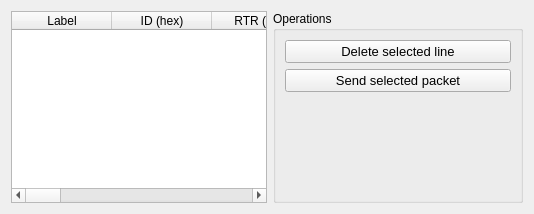
        <widget class="QWidget" name="tab_3">
         <attribute name="title">
          <string>Decoded messages</string>
         </attribute>
         <layout class="QHBoxLayout" name="horizontalLayout_13">
          <item>
           <layout class="QHBoxLayout" name="horizontalLayout_12">
            <item>
             <widget class="QTableWidget" name="decodedMessagesTableWidget">
              <property name="sizePolicy">
               <sizepolicy hsizetype="Expanding" vsizetype="Expanding">
                <horstretch>0</horstretch>
                <verstretch>0</verstretch>
               </sizepolicy>
              </property>
              <property name="minimumSize">
               <size>
                <width>0</width>
                <height>0</height>
               </size>
              </property>
              <property name="autoScroll">
               <bool>true</bool>
              </property>
              <property name="editTriggers">
               <set>QAbstractItemView::DoubleClicked</set>
              </property>
              <property name="alternatingRowColors">
               <bool>true</bool>
              </property>
              <property name="selectionMode">
               <enum>QAbstractItemView::SingleSelection</enum>
              </property>
              <property name="selectionBehavior">
               <enum>QAbstractItemView::SelectRows</enum>
              </property>
              <property name="verticalScrollMode">
               <enum>QAbstractItemView::ScrollPerPixel</enum>
              </property>
              <property name="showGrid">
               <bool>true</bool>
              </property>
              <property name="gridStyle">
               <enum>Qt::DotLine</enum>
              </property>
              <property name="sortingEnabled">
               <bool>true</bool>
              </property>
              <attribute name="horizontalHeaderShowSortIndicator" stdset="0">
               <bool>true</bool>
              </attribute>
              <attribute name="verticalHeaderShowSortIndicator" stdset="0">
               <bool>true</bool>
              </attribute>
              <attribute name="verticalHeaderStretchLastSection">
               <bool>false</bool>
              </attribute>
              <column>
               <property name="text">
                <string>Label</string>
               </property>
               <property name="textAlignment">
                <set>AlignCenter</set>
               </property>
              </column>
              <column>
               <property name="text">
                <string>ID (hex)</string>
               </property>
               <property name="textAlignment">
                <set>AlignCenter</set>
               </property>
              </column>
              <column>
               <property name="text">
                <string>RTR (hex)</string>
               </property>
               <property name="textAlignment">
                <set>AlignCenter</set>
               </property>
              </column>
              <column>
               <property name="text">
                <string>IDE (hex)</string>
               </property>
               <property name="textAlignment">
                <set>AlignCenter</set>
               </property>
              </column>
              <column>
               <property name="text">
                <string>DLC (i)</string>
               </property>
               <property name="textAlignment">
                <set>AlignCenter</set>
               </property>
              </column>
              <column>
               <property name="text">
                <string>D0</string>
               </property>
               <property name="textAlignment">
                <set>AlignCenter</set>
               </property>
              </column>
              <column>
               <property name="text">
                <string>D1</string>
               </property>
               <property name="textAlignment">
                <set>AlignCenter</set>
               </property>
              </column>
              <column>
               <property name="text">
                <string>D2</string>
               </property>
               <property name="textAlignment">
                <set>AlignCenter</set>
               </property>
              </column>
              <column>
               <property name="text">
                <string>D3</string>
               </property>
               <property name="textAlignment">
                <set>AlignCenter</set>
               </property>
              </column>
              <column>
               <property name="text">
                <string>D4</string>
               </property>
               <property name="textAlignment">
                <set>AlignCenter</set>
               </property>
              </column>
              <column>
               <property name="text">
                <string>D5</string>
               </property>
               <property name="textAlignment">
                <set>AlignCenter</set>
               </property>
              </column>
              <column>
               <property name="text">
                <string>D6</string>
               </property>
               <property name="textAlignment">
                <set>AlignCenter</set>
               </property>
              </column>
              <column>
               <property name="text">
                <string>D7</string>
               </property>
               <property name="textAlignment">
                <set>AlignCenter</set>
               </property>
              </column>
             </widget>
            </item>
            <item>
             <widget class="QGroupBox" name="groupBox_2">
              <property name="sizePolicy">
               <sizepolicy hsizetype="Preferred" vsizetype="Preferred">
                <horstretch>0</horstretch>
                <verstretch>0</verstretch>
               </sizepolicy>
              </property>
              <property name="minimumSize">
               <size>
                <width>250</width>
                <height>0</height>
               </size>
              </property>
              <property name="title">
               <string>Operations</string>
              </property>
              <layout class="QVBoxLayout" name="verticalLayout_6">
               <item>
                <widget class="QPushButton" name="deleteDecodedPacketLinePushButton">
                 <property name="sizePolicy">
                  <sizepolicy hsizetype="Preferred" vsizetype="Preferred">
                   <horstretch>0</horstretch>
                   <verstretch>0</verstretch>
                  </sizepolicy>
                 </property>
                 <property name="minimumSize">
                  <size>
                   <width>0</width>
                   <height>0</height>
                  </size>
                 </property>
                 <property name="maximumSize">
                  <size>
                   <width>16777215</width>
                   <height>16777215</height>
                  </size>
                 </property>
                 <property name="font">
                  <font>
                   <pointsize>10</pointsize>
                  </font>
                 </property>
                 <property name="text">
                  <string>Delete selected line</string>
                 </property>
                </widget>
               </item>
               <item>
                <widget class="QPushButton" name="sendSelectedDecodedPacketButton">
                 <property name="minimumSize">
                  <size>
                   <width>0</width>
                   <height>0</height>
                  </size>
                 </property>
                 <property name="maximumSize">
                  <size>
                   <width>300</width>
                   <height>16777215</height>
                  </size>
                 </property>
                 <property name="font">
                  <font>
                   <pointsize>10</pointsize>
                  </font>
                 </property>
                 <property name="text">
                  <string>Send selected packet</string>
                 </property>
                </widget>
               </item>
               <item>
                <spacer name="verticalSpacer_4">
                 <property name="orientation">
                  <enum>Qt::Vertical</enum>
                 </property>
                 <property name="sizeType">
                  <enum>QSizePolicy::MinimumExpanding</enum>
                 </property>
                 <property name="sizeHint" stdset="0">
                  <size>
                   <width>20</width>
                   <height>40</height>
                  </size>
                 </property>
                </spacer>
               </item>
              </layout>
             </widget>
            </item>
           </layout>
          </item>
         </layout>
        </widget>
